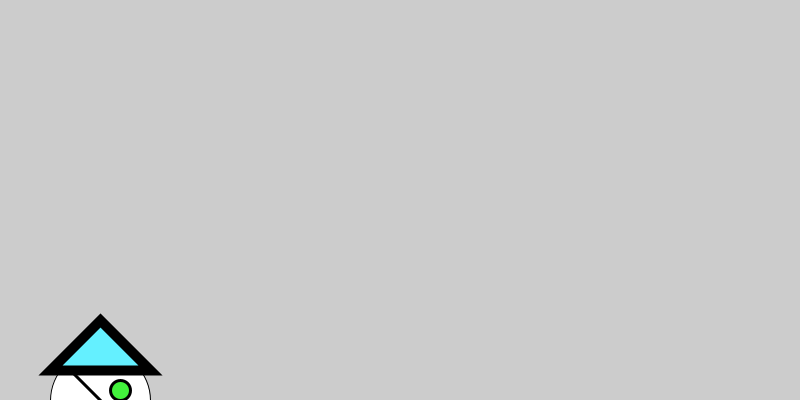
Frame 1 (no input)
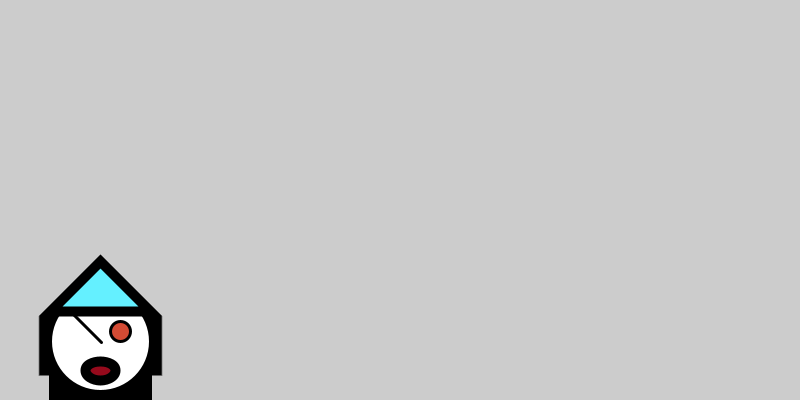
Frame 60 (the mouse pressed at the canvas centre just before this capture)
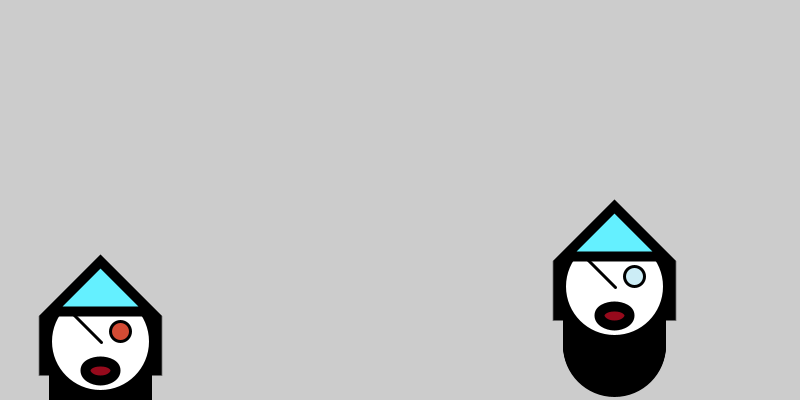
Frame 120 (the mouse held since frame 60 and released just before this capture)

The Processing sketch that drew these frames (run headless with seeded random() and noise(); from frame 60 on, the mouse is pressed at the canvas centre):

// Processing sketch: processing_49044
// ── processing_49044.pde

float clownX=100;
float clownY=400;

void setup() {
  size (800, 400);
  smooth();
}

void draw() {
  rectMode(CENTER);

  //Head
  ellipseMode(CENTER);
  fill(255);
  ellipse(clownX, clownY, 100, 100);

  //Hat
  strokeWeight(10);
  stroke(0);
  fill(100, 240, 358);
  triangle(clownX-50, clownY-30, clownX, clownY-80, clownX+50, clownY-30);

  //mouth
 // noStroke();
  fill(150, 012, 034);
  ellipse(clownX, clownY+30,  30,random(10,30));

  //eye1
  stroke(0);
  strokeWeight(3);
  line(clownX-30, clownY-30, clownX+1, clownY+1);

  //eye2
 // noStroke();
  fill(random(255),random(255),random(255));
  ellipse(clownX+20, clownY-10, 20, 20);

clownY--;
}

void mousePressed() {
  clownY=clownY+5;
  clownX=(random(width));
}
void keyPressed() {
   clownY=400;
}
